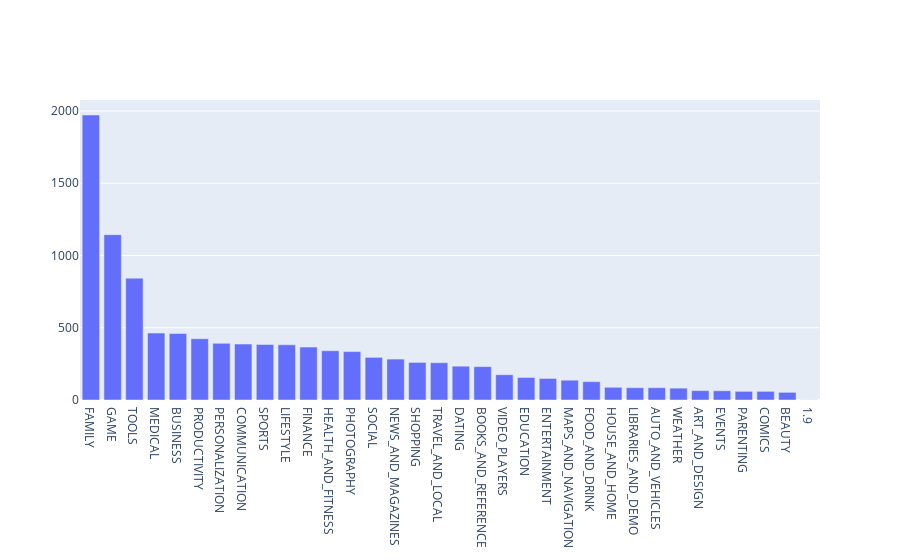

The notebook cell saved with this chart:
### Code cell
# Exploring app categories
!pip install plotly
import plotly
plotly.offline.init_notebook_mode(connected=True)
import plotly.graph_objs as go

num_categories = len(playstore['Category'].unique())
print('Number of categories = ', num_categories)

num_apps_in_category = apps['Category'].value_counts()

sorted_num_apps_in_category = num_apps_in_category.sort_values(ascending = False)

data = [go.Bar(
        x = num_apps_in_category.index, 
        y = num_apps_in_category.values,
)]

plotly.offline.iplot(data)

### Figure 1 — Plotly figure (JSON) as saved in the notebook; plotly's stock layout.template omitted (floating-point values rounded to 4 significant figures)
{"data": [{"type": "bar", "x": ["FAMILY", "GAME", "TOOLS", "MEDICAL", "BUSINESS", "PRODUCTIVITY", "PERSONALIZATION", "COMMUNICATION", "SPORTS", "LIFESTYLE", "FINANCE", "HEALTH_AND_FITNESS", "PHOTOGRAPHY", "SOCIAL", "NEWS_AND_MAGAZINES", "SHOPPING", "TRAVEL_AND_LOCAL", "DATING", "BOOKS_AND_REFERENCE", "VIDEO_PLAYERS", "EDUCATION", "ENTERTAINMENT", "MAPS_AND_NAVIGATION", "FOOD_AND_DRINK", "HOUSE_AND_HOME", "LIBRARIES_AND_DEMO", "AUTO_AND_VEHICLES", "WEATHER", "ART_AND_DESIGN", "EVENTS", "PARENTING", "COMICS", "BEAUTY", "1.9"], "y": [1972, 1144, 843, 463, 460, 424, 392, 387, 384, 382, 366, 341, 335, 295, 283, 260, 258, 234, 231, 175, 156, 149, 137, 127, 88, 85, 85, 82, 65, 64, 60, 60, 53, 1]}], "layout": {}}
